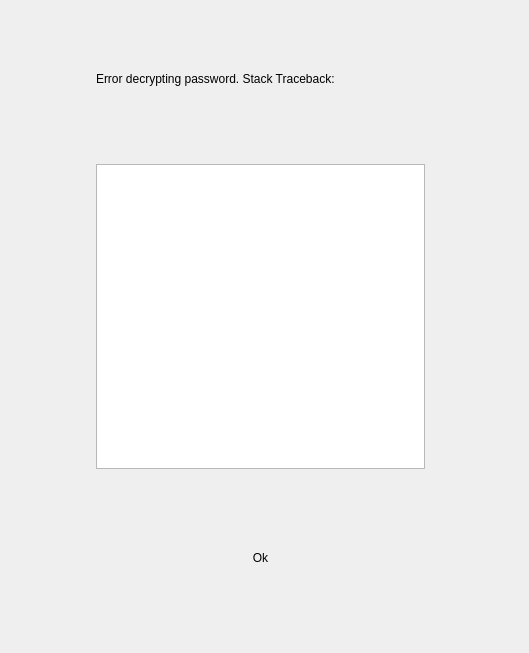
<?xml version="1.0" encoding="UTF-8"?>
<ui version="4.0">
 <class>Dialog</class>
 <widget class="QDialog" name="Dialog">
  <property name="windowModality">
   <enum>Qt::ApplicationModal</enum>
  </property>
  <property name="geometry">
   <rect>
    <x>0</x>
    <y>0</y>
    <width>529</width>
    <height>653</height>
   </rect>
  </property>
  <property name="windowTitle">
   <string>Decryption Error</string>
  </property>
  <property name="modal">
   <bool>true</bool>
  </property>
  <widget class="QWidget" name="gridLayoutWidget">
   <property name="geometry">
    <rect>
     <x>-10</x>
     <y>0</y>
     <width>541</width>
     <height>661</height>
    </rect>
   </property>
   <layout class="QGridLayout" name="gridLayout">
    <item row="5" column="4">
     <spacer name="verticalSpacer_4">
      <property name="orientation">
       <enum>Qt::Vertical</enum>
      </property>
      <property name="sizeHint" stdset="0">
       <size>
        <width>20</width>
        <height>40</height>
       </size>
      </property>
     </spacer>
    </item>
    <item row="10" column="0">
     <spacer name="horizontalSpacer">
      <property name="orientation">
       <enum>Qt::Horizontal</enum>
      </property>
      <property name="sizeHint" stdset="0">
       <size>
        <width>40</width>
        <height>20</height>
       </size>
      </property>
     </spacer>
    </item>
    <item row="3" column="0">
     <spacer name="verticalSpacer_2">
      <property name="orientation">
       <enum>Qt::Vertical</enum>
      </property>
      <property name="sizeHint" stdset="0">
       <size>
        <width>20</width>
        <height>40</height>
       </size>
      </property>
     </spacer>
    </item>
    <item row="7" column="2">
     <spacer name="verticalSpacer_6">
      <property name="orientation">
       <enum>Qt::Vertical</enum>
      </property>
      <property name="sizeHint" stdset="0">
       <size>
        <width>20</width>
        <height>40</height>
       </size>
      </property>
     </spacer>
    </item>
    <item row="6" column="0">
     <spacer name="verticalSpacer_5">
      <property name="orientation">
       <enum>Qt::Vertical</enum>
      </property>
      <property name="sizeHint" stdset="0">
       <size>
        <width>20</width>
        <height>40</height>
       </size>
      </property>
     </spacer>
    </item>
    <item row="1" column="1" colspan="3">
     <widget class="QLabel" name="label">
      <property name="text">
       <string>Error decrypting password. Stack Traceback:</string>
      </property>
     </widget>
    </item>
    <item row="10" column="2">
     <spacer name="verticalSpacer">
      <property name="orientation">
       <enum>Qt::Vertical</enum>
      </property>
      <property name="sizeHint" stdset="0">
       <size>
        <width>20</width>
        <height>40</height>
       </size>
      </property>
     </spacer>
    </item>
    <item row="10" column="1">
     <spacer name="horizontalSpacer_3">
      <property name="orientation">
       <enum>Qt::Horizontal</enum>
      </property>
      <property name="sizeHint" stdset="0">
       <size>
        <width>40</width>
        <height>20</height>
       </size>
      </property>
     </spacer>
    </item>
    <item row="2" column="2">
     <spacer name="verticalSpacer_7">
      <property name="orientation">
       <enum>Qt::Vertical</enum>
      </property>
      <property name="sizeHint" stdset="0">
       <size>
        <width>20</width>
        <height>40</height>
       </size>
      </property>
     </spacer>
    </item>
    <item row="9" column="2">
     <spacer name="horizontalSpacer_5">
      <property name="orientation">
       <enum>Qt::Horizontal</enum>
      </property>
      <property name="sizeHint" stdset="0">
       <size>
        <width>40</width>
        <height>20</height>
       </size>
      </property>
     </spacer>
    </item>
    <item row="10" column="3">
     <spacer name="horizontalSpacer_2">
      <property name="orientation">
       <enum>Qt::Horizontal</enum>
      </property>
      <property name="sizeHint" stdset="0">
       <size>
        <width>40</width>
        <height>20</height>
       </size>
      </property>
     </spacer>
    </item>
    <item row="8" column="2">
     <widget class="QPushButton" name="pushButton">
      <property name="text">
       <string>Ok</string>
      </property>
      <property name="flat">
       <bool>true</bool>
      </property>
     </widget>
    </item>
    <item row="0" column="2">
     <spacer name="verticalSpacer_3">
      <property name="orientation">
       <enum>Qt::Vertical</enum>
      </property>
      <property name="sizeHint" stdset="0">
       <size>
        <width>20</width>
        <height>40</height>
       </size>
      </property>
     </spacer>
    </item>
    <item row="4" column="0">
     <spacer name="verticalSpacer_8">
      <property name="orientation">
       <enum>Qt::Vertical</enum>
      </property>
      <property name="sizeHint" stdset="0">
       <size>
        <width>20</width>
        <height>40</height>
       </size>
      </property>
     </spacer>
    </item>
    <item row="10" column="4">
     <spacer name="horizontalSpacer_4">
      <property name="orientation">
       <enum>Qt::Horizontal</enum>
      </property>
      <property name="sizeHint" stdset="0">
       <size>
        <width>40</width>
        <height>20</height>
       </size>
      </property>
     </spacer>
    </item>
    <item row="3" column="1" rowspan="4" colspan="3">
     <widget class="QListWidget" name="lw"/>
    </item>
   </layout>
  </widget>
 </widget>
 <resources/>
 <connections>
  <connection>
   <sender>pushButton</sender>
   <signal>clicked()</signal>
   <receiver>Dialog</receiver>
   <slot>reject()</slot>
   <hints>
    <hint type="sourcelabel">
     <x>197</x>
     <y>496</y>
    </hint>
    <hint type="destinationlabel">
     <x>179</x>
     <y>603</y>
    </hint>
   </hints>
  </connection>
 </connections>
</ui>
